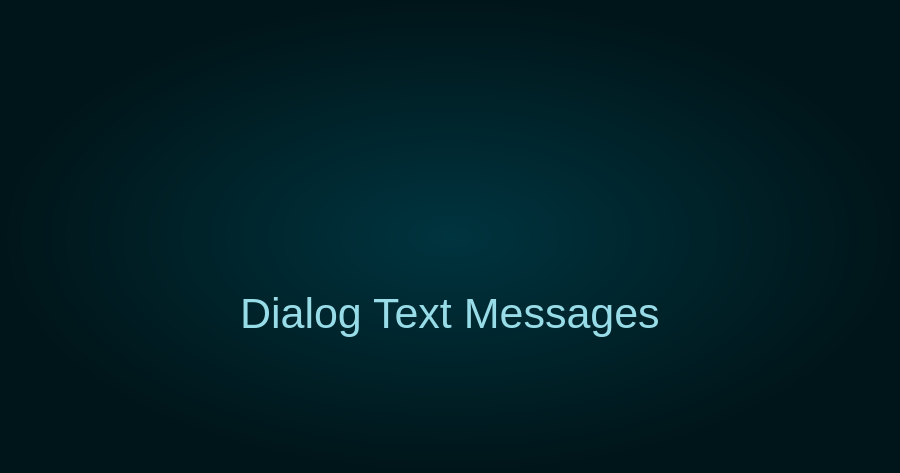
<?xml version="1.0" encoding="UTF-8"?>
<ui version="4.0">
 <class>loading_dialog</class>
 <widget class="QDialog" name="loading_dialog">
  <property name="geometry">
   <rect>
    <x>0</x>
    <y>0</y>
    <width>900</width>
    <height>473</height>
   </rect>
  </property>
  <property name="windowTitle">
   <string>Dialog</string>
  </property>
  <property name="styleSheet">
   <string notr="true">#loading_dialog{
	border-image: url(./images/frame22.png);
	border-image-repeat : stretch;
	background-color: qradialgradient(spread:pad, cx:0.5, cy:0.5, radius:0.5, fx:0.5, fy:0.5, stop:0 rgba(0, 52, 63, 255), stop:1 rgba(0, 21, 25, 255));

}
</string>
  </property>
  <layout class="QVBoxLayout" name="verticalLayout">
   <item>
    <layout class="QHBoxLayout" name="horizontalLayout">
     <property name="topMargin">
      <number>80</number>
     </property>
     <item>
      <spacer name="horizontalSpacer">
       <property name="orientation">
        <enum>Qt::Horizontal</enum>
       </property>
       <property name="sizeHint" stdset="0">
        <size>
         <width>40</width>
         <height>20</height>
        </size>
       </property>
      </spacer>
     </item>
     <item>
      <widget class="QLabel" name="lbl_loading_gif">
       <property name="sizePolicy">
        <sizepolicy hsizetype="Fixed" vsizetype="Fixed">
         <horstretch>0</horstretch>
         <verstretch>0</verstretch>
        </sizepolicy>
       </property>
       <property name="minimumSize">
        <size>
         <width>280</width>
         <height>147</height>
        </size>
       </property>
       <property name="maximumSize">
        <size>
         <width>280</width>
         <height>147</height>
        </size>
       </property>
       <property name="font">
        <font>
         <family>Segoe UI</family>
         <pointsize>40</pointsize>
        </font>
       </property>
       <property name="text">
        <string/>
       </property>
      </widget>
     </item>
     <item>
      <spacer name="horizontalSpacer_2">
       <property name="orientation">
        <enum>Qt::Horizontal</enum>
       </property>
       <property name="sizeHint" stdset="0">
        <size>
         <width>40</width>
         <height>20</height>
        </size>
       </property>
      </spacer>
     </item>
    </layout>
   </item>
   <item>
    <layout class="QHBoxLayout" name="horizontalLayout_2">
     <property name="bottomMargin">
      <number>80</number>
     </property>
     <item>
      <spacer name="horizontalSpacer_3">
       <property name="orientation">
        <enum>Qt::Horizontal</enum>
       </property>
       <property name="sizeHint" stdset="0">
        <size>
         <width>40</width>
         <height>20</height>
        </size>
       </property>
      </spacer>
     </item>
     <item>
      <widget class="QLabel" name="lbl_msg">
       <property name="font">
        <font>
         <family>Segoe UI</family>
         <pointsize>32</pointsize>
        </font>
       </property>
       <property name="styleSheet">
        <string notr="true">.QLabel{
	color:rgba(152, 220,232, 255);
}</string>
       </property>
       <property name="text">
        <string>Dialog Text Messages</string>
       </property>
      </widget>
     </item>
     <item>
      <spacer name="horizontalSpacer_4">
       <property name="orientation">
        <enum>Qt::Horizontal</enum>
       </property>
       <property name="sizeHint" stdset="0">
        <size>
         <width>40</width>
         <height>20</height>
        </size>
       </property>
      </spacer>
     </item>
    </layout>
   </item>
  </layout>
 </widget>
 <resources/>
 <connections/>
</ui>
